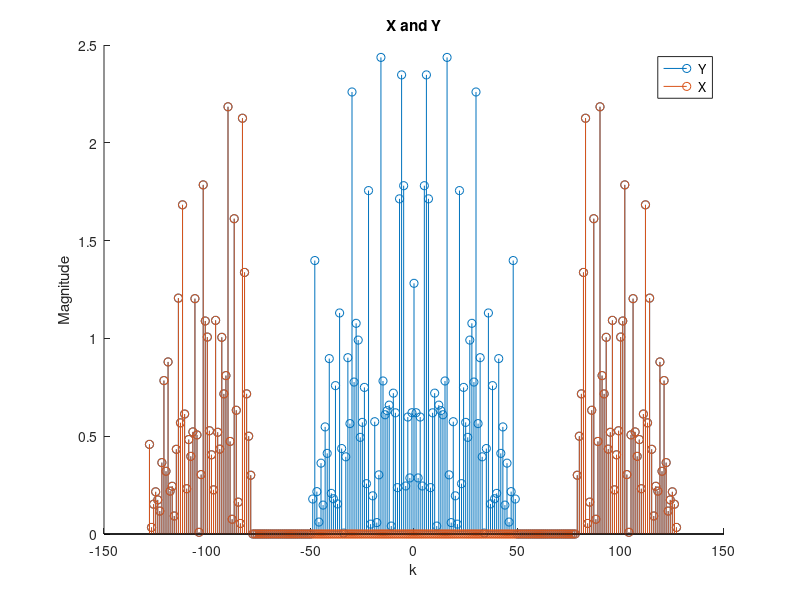
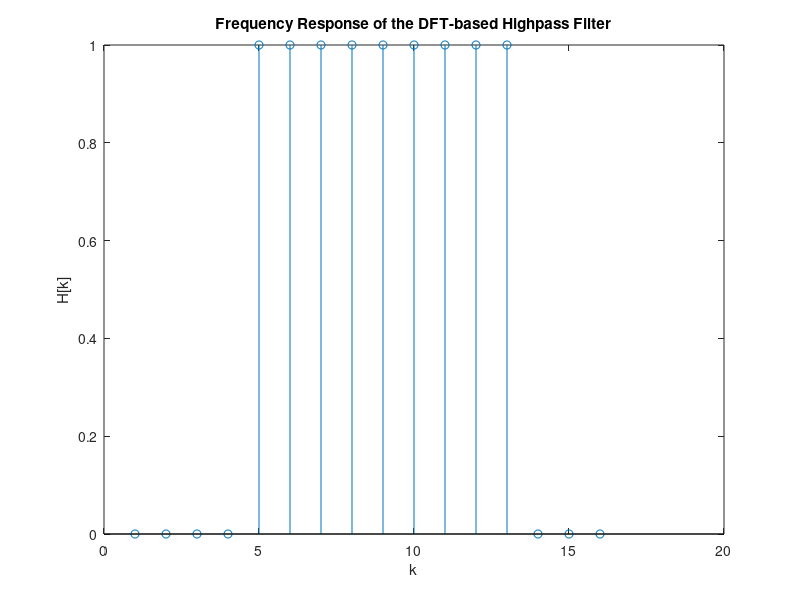
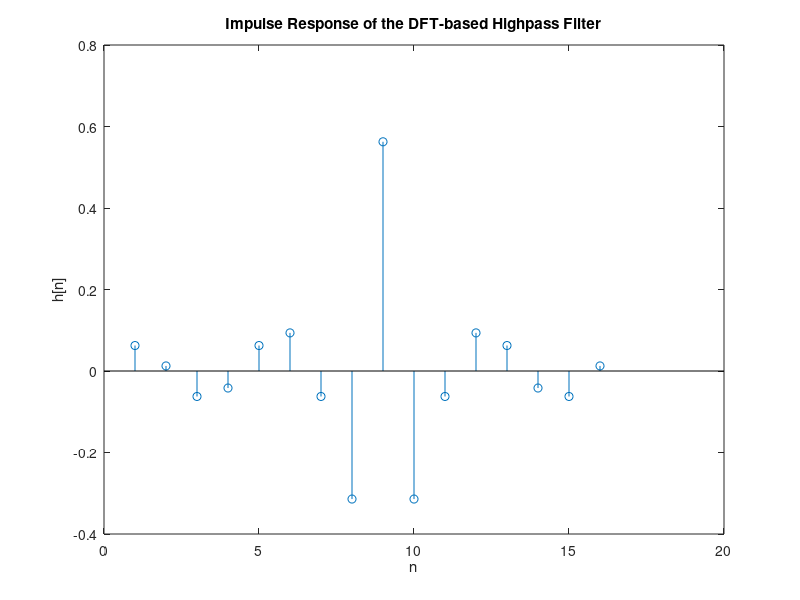
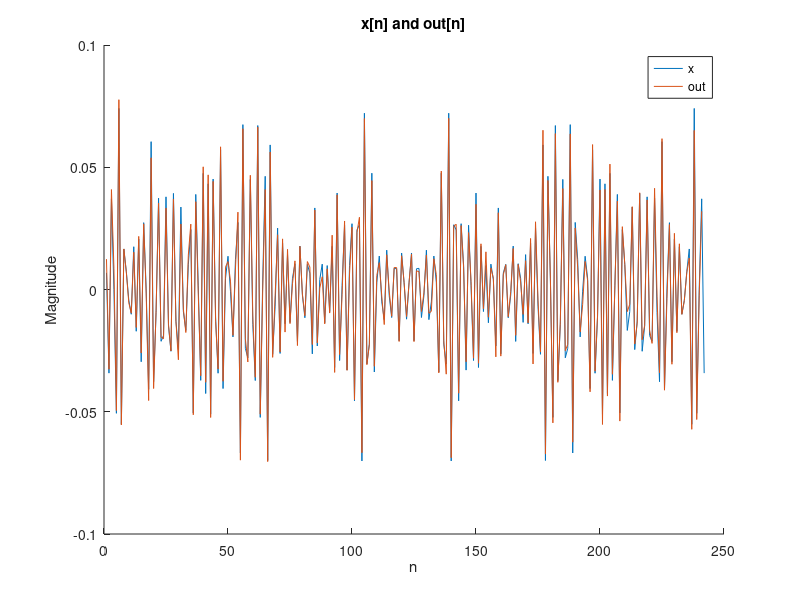

Source code (MATLAB) for these figures, in order:
clear; close all; clc;

data = load('./Lab3_given_data/S3HW.mat');
x = data.x(:).';
y = data.y(:).';

figure;
hold on;
Ny = length(y);
Y = fftshift(fft(y));
stem(-Ny/2:(Ny-1)/2,abs(Y));
Nx = length(y);
X = fftshift(fft(x));
stem(-Nx/2:(Nx-1)/2,abs(X));
xlabel('k');
ylabel('Magnitude');
legend('Y','X');
title('X and Y');
hold off;

Nh = 16;
zeros_n = Nh/4;
H_f = [zeros(1,zeros_n), ones(1,Nh-2*zeros_n+1), zeros(1,zeros_n-1)];
h = ifftshift(ifft(H_f));
figure;
stem(1:Nh,H_f);
xlabel('k'); ylabel('H[k]');
title('Frequency Response of the DFT-based Highpass Filter');
figure;
stem(1:Nh,h);
xlabel('n'); ylabel('h[n]');
title('Impulse Response of the DFT-based Highpass Filter');

out = conv(y,h);
out = out(Nh:Ny);
figure;
hold on;
plot(x((Nh/2):(Ny-Nh/2+1)));
plot(out);
legend('x','out');
xlabel('n');
ylabel('Magnitude');
title('x[n] and out[n]');
hold off;

OUT = fftshift(fft(out));
Nout = length(out);
f_out = (-Nout/2:(Nout-1)/2) / Nout;
f_x = (-Nx/2:(Nx-1)/2) / Nx;
figure;
hold on;
stem(f_out,abs(OUT));
stem(f_x,abs(X));
xlabel('Normalized frequency (k/N)');
ylabel('Magnitude');
legend('OUT','X');
hold off;